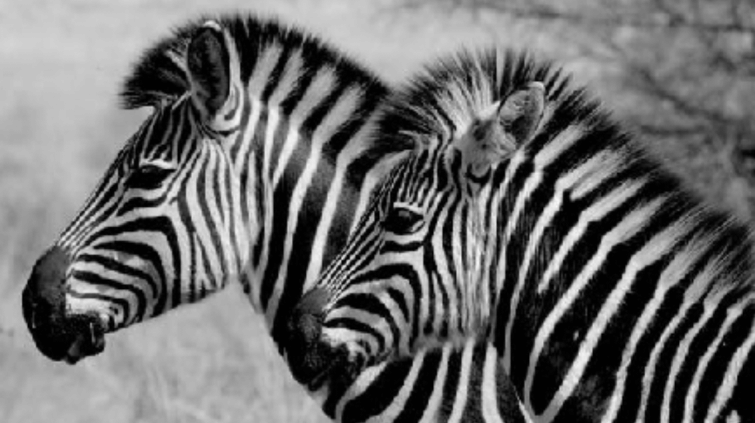
#> input picture examsets/Spring2024/02502_exam_spring_2024_data/zebra/Zebra.png, 755 x 423 px
$ python exam.py
#> lines starting #> are read from the running program, lines starting #| are printed output that depends on the picture; after the words box and inside, x2 and y2 are one past the last pixel; in counts of white or black regions, pixels touching at a corner belong together; pictures that were not available may be replaced by others from this repository, and a replacement may not be noted
import numpy as np
import cv2
from scipy.stats import norm
import matplotlib.pyplot as plt

# Load images
zebra_img = cv2.imread("Zebra.png", cv2.IMREAD_GRAYSCALE)
#> zebra_img is the input picture: shape (423, 755); min 1, max 247, mean 108.7
white_mask = cv2.imread("Zebra_whiteStripes.png", cv2.IMREAD_GRAYSCALE) // 255
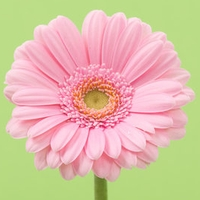
#> input picture examsets/Spring2024/02502_exam_spring_2024_data/flowers/flower01.jpg, 200 x 200 px, given in place of Zebra_whiteStripes.png, which was not available
#> white_mask: shape (200, 200); every value is 0
black_mask = cv2.imread("Zebra_blackStripes.png", cv2.IMREAD_GRAYSCALE) // 255
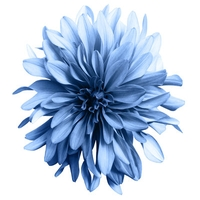
#> input picture examsets/Spring2024/02502_exam_spring_2024_data/flowers/flower02.jpg, 200 x 200 px, given in place of Zebra_blackStripes.png, which was not available
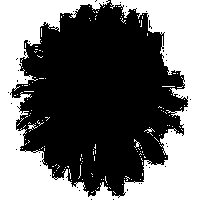
#> black_mask: shape (200, 200); values 0 (black) and 1 (white), 42.6% white; 159 white regions (155 under 20 px), largest, box (x1, y1, x2, y2) and area: (0, 0, 200, 200) 16593, (28, 124, 38, 130) 26, (134, 139, 140, 148) 21, (144, 128, 155, 133) 20
analysis_mask = cv2.imread("zebra_MASK.png", cv2.IMREAD_GRAYSCALE) // 255

# Extract training pixel values
#> (the run stopped early here; a loop or call above may not have finished)
